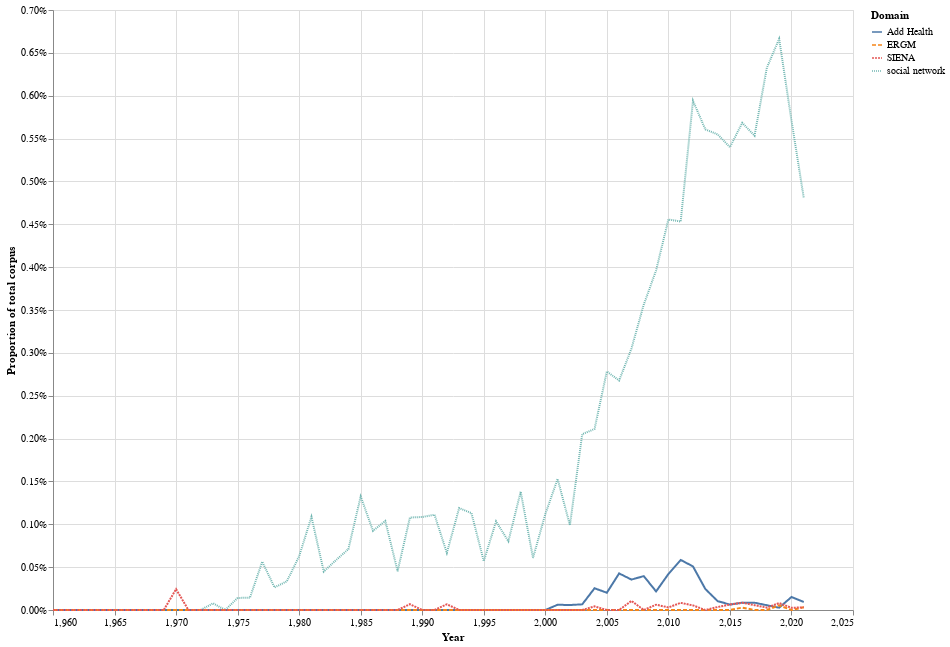

Write notebook code for a chart like this one.
### Code cell
alt.Chart(df_append).mark_line().encode(
    x="Year:Q",
    #y="prop_articles:Q",
    y=alt.Y('prop_articles:Q', axis=alt.Axis(format='%', title="Proportion of total corpus")),
    tooltip=["prop_articles"],
    color="Domain",
    strokeDash="Domain",
).properties(
    width=800,
    height=600
)

### Figure 1 — Vega-Lite specification as saved in the notebook (floating-point values rounded to 4 significant figures; data arrays with more than 128 entries replaced by an {"elided": "..."} marker saying what was removed)
{"config": {"view": {"continuousWidth": 400, "continuousHeight": 300}}, "data": {"name": "data-724f8a3fa4b940ee30260f3e8867a24a"}, "mark": "line", "encoding": {"color": {"type": "nominal", "field": "Domain"}, "strokeDash": {"type": "nominal", "field": "Domain"}, "tooltip": [{"type": "quantitative", "field": "prop_articles"}], "x": {"type": "quantitative", "field": "Year"}, "y": {"type": "quantitative", "axis": {"format": "%", "title": "Proportion of total corpus"}, "field": "prop_articles"}}, "height": 600, "width": 800, "$schema": "https://vega.github.io/schema/vega-lite/v4.8.1.json", "datasets": {"data-724f8a3fa4b940ee30260f3e8867a24a": {"elided": "248 records"}}}
